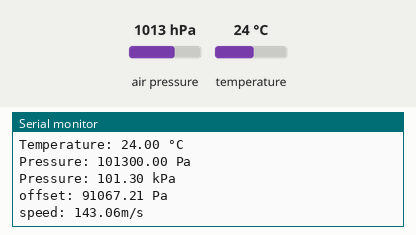
Recording of a sketch running on a simulated Arduino Uno, built with avr-gcc and run on an emulated ATmega328P. Shown: the last lines printed to the serial monitor. Inputs (shaded band) come from the test bench; at power-on: air pressure 1013 hPa, temperature 24 °C.

Above: at 1.2 s.
1.3 s: air pressure set to 952 hPa
At 1.39 s:
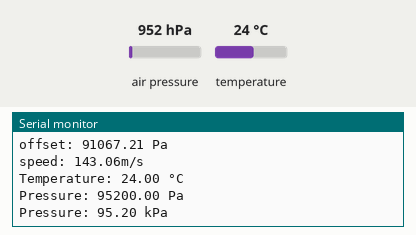
2.8 s: temperature set to 12 °C
At 3.3 s:
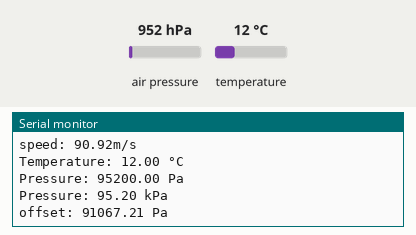
4.3 s: air pressure set to 975 hPa
At 4.57 s:
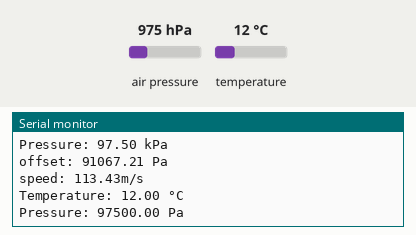
Timing chart, 0 to 7.3 s (numbered marks = the images above; inputs shaded):
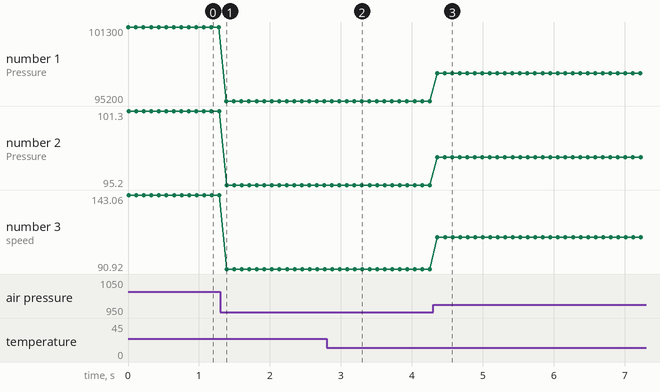

Measured:
- after the input at 1.3 s, the serial monitor: prints a new line after 0.09 s (image 1)
- after the input at 2.8 s, the serial monitor: prints a new line after 0.07 s (image 2)
- after the input at 4.3 s, the serial monitor: prints a new line after 0.06 s (image 3)
- plotted number 1: 101300 → 95200 after the input at 1.3 s, 95200 → 97500 after the input at 4.3 s
- plotted number 2: 101.3 → 95.2 after the input at 1.3 s, 95.2 → 97.5 after the input at 4.3 s
- plotted number 3: 143.06 → 90.92 after the input at 1.3 s, 90.92 → 113.43 after the input at 4.3 s

The sketch:

bmp_280_code.ino
```cpp
#include <Wire.h>
#include <Adafruit_Sensor.h>
#include <Adafruit_BMP280.h>
#define FLASH_BTN 0
Adafruit_BMP280 bmp; // I2C interface
float off = 91067.20 ;
void setup() {
  Serial.begin(115200);
  Serial.println(F("BMP280 Pressure & Temperature Test"));
  pinMode(FLASH_BTN, INPUT_PULLUP);
  // Try both possible I2C addresses
  if (!bmp.begin(0x76) && !bmp.begin(0x77)) {
    Serial.println(F("Could not find a valid BMP280 sensor, check wiring!"));
    while (1);
  }

  // Optional: set sampling parameters
  bmp.setSampling(
    Adafruit_BMP280::MODE_NORMAL,
    Adafruit_BMP280::SAMPLING_X2,   // temperature
    Adafruit_BMP280::SAMPLING_X16,  // pressure
    Adafruit_BMP280::FILTER_X16,
    Adafruit_BMP280::STANDBY_MS_500
  );
}

void loop() {
  float temperature = bmp.readTemperature();     // °C
  float pressure_Pa = bmp.readPressure();        // Pa
  float pressure_kPa = pressure_Pa / 1000.0;     // kPa
  if (digitalRead(FLASH_BTN) == LOW) {
    off = pressure_kPa *1000 ;   // simple debounce
  }
  Serial.print("Temperature: ");
  Serial.print(temperature);
  Serial.println(" °C");

  Serial.print("Pressure: ");
  Serial.print(pressure_Pa);
  Serial.println(" Pa");

  Serial.print("Pressure: ");
  Serial.print(pressure_kPa);
  Serial.println(" kPa");
  Serial.print("offset: ");
  Serial.print(off);
  Serial.println(" Pa");
  Serial.print("speed: ");
  Serial.print(sqrt(2*(pressure_Pa - off)));
  Serial.println("m/s");
  Serial.println();
  delay(100);
}
```
